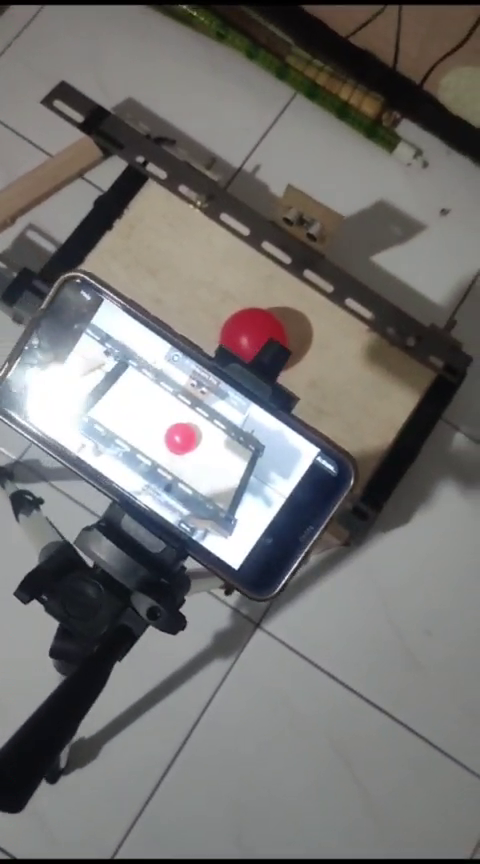
#> input picture frame 47 of video/input.mp4, 480 x 864 px, given in place of Video WhatsApp 2023-11-29 pukul 22.11.52_59fe4796.mp4, which was not available
$ python zoom_video.py
#> lines starting #> are read from the running program, lines starting #| are printed output that depends on the picture
import cv2
import numpy as np

def zoom_in_video(input_video_path, output_video_path, zoom_scale=2.0):
    # Open the video file
#> called with output_video_path = 'video/output.mp4', zoom_scale = 2
    video = cv2.VideoCapture(input_video_path)

    # Get the original video's width, height, and frames per second (fps)
    width = int(video.get(cv2.CAP_PROP_FRAME_WIDTH))
    height = int(video.get(cv2.CAP_PROP_FRAME_HEIGHT))
    fps = video.get(cv2.CAP_PROP_FPS)

    # Define the codec and create a VideoWriter object
    fourcc = cv2.VideoWriter_fourcc(*'mp4v')
    out = cv2.VideoWriter(output_video_path, fourcc, fps, (width, height))

    while(video.isOpened()):
        ret, frame = video.read()
#> frame is the input picture: shape (864, 480, 3); mean B, G, R 114.5, 115.8, 117.3
        if ret:
            # Get the size of the image
            h, w, _ = frame.shape
#> h = 864; w = 480

            # Define the zoomed frame
            zoomed_frame = cv2.resize(frame, None, fx=zoom_scale, fy=zoom_scale)

            # Get the size of the zoomed image
            zh, zw, _ = zoomed_frame.shape
#> zh = 1728; zw = 960

            # Define the region of interest in the zoomed image
            roi = zoomed_frame[int((zh-h)/2):int((zh+h)/2), int((zw-w)/2):int((zw+w)/2)]
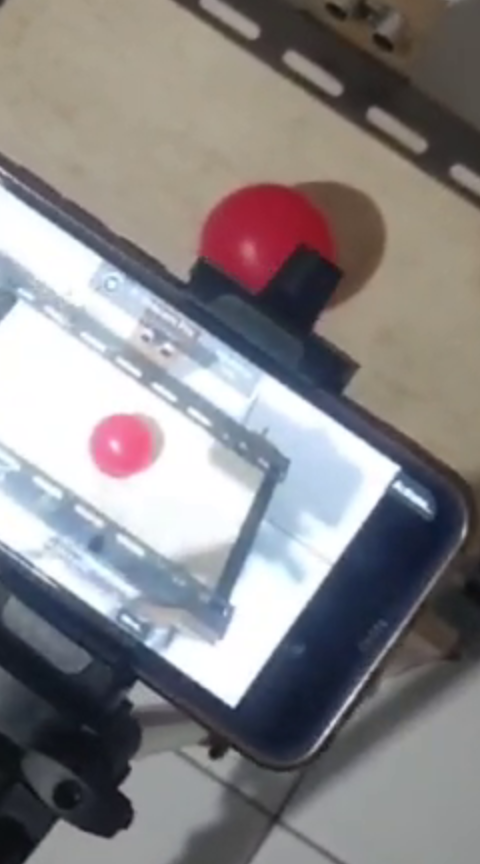
#> roi: shape (864, 480, 3); mean B, G, R 134.8, 133.1, 136.2

            # Write the ROI to the output file
            out.write(roi)
        else:
            break

    # Release everything when done
    video.release()
    out.release()
    cv2.destroyAllWindows()

# Use the function
zoom_in_video('video\Video WhatsApp 2023-11-29 pukul 22.11.52_59fe4796.mp4', 'video/output.mp4')

$ run again, starting later in the video
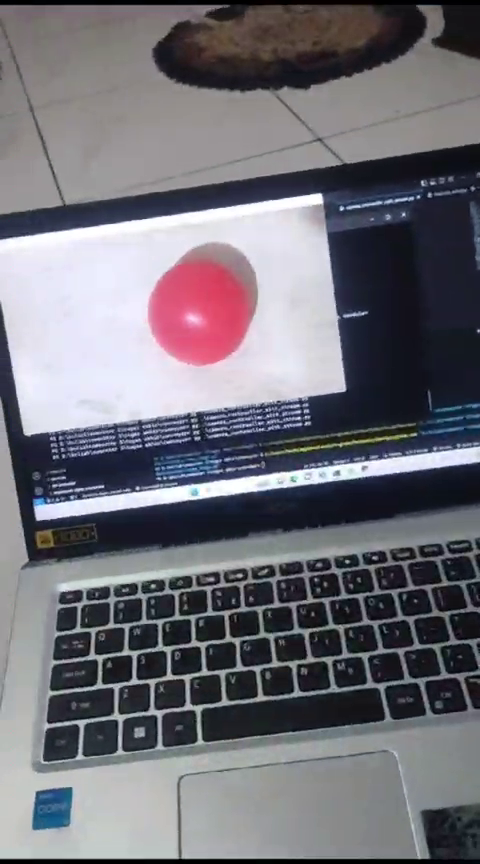
#> input picture frame 213 of video/input.mp4, 480 x 864 px, given in place of Video WhatsApp 2023-11-29 pukul 22.11.52_59fe4796.mp4, which was not available
#> in zoom_in_video, frame is the input picture: shape (864, 480, 3); mean B, G, R 118.2, 110.5, 111.9
#> in zoom_in_video, `roi = zoomed_frame[int((zh-h)/2):int((zh+h)/2), int((zw-w)/2):int((zw+..`:
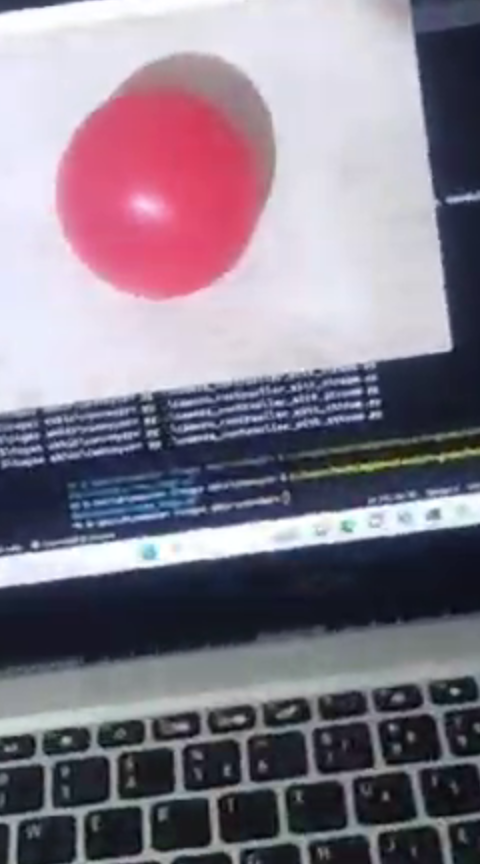
#> roi: shape (864, 480, 3); mean B, G, R 137.3, 123.7, 132.4

$ run again, starting later in the video
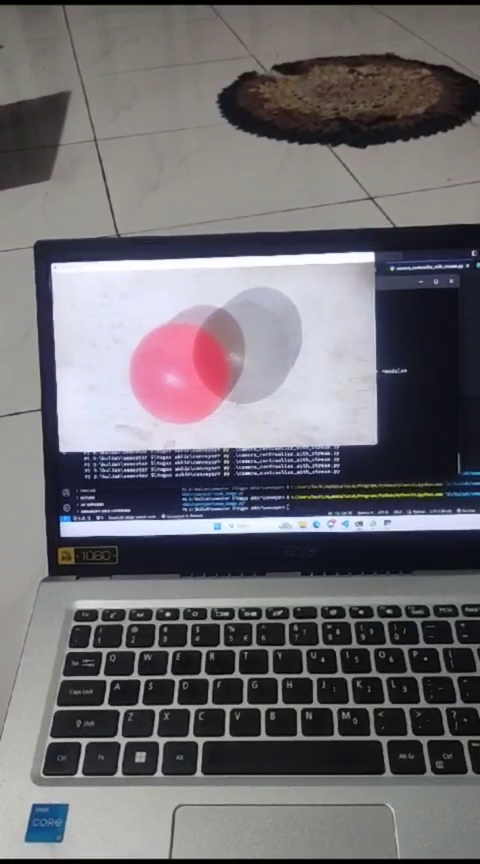
#> input picture frame 379 of video/input.mp4, 480 x 864 px, given in place of Video WhatsApp 2023-11-29 pukul 22.11.52_59fe4796.mp4, which was not available
#> in zoom_in_video, frame is the input picture: shape (864, 480, 3); mean B, G, R 112.4, 107.4, 110.2
#> in zoom_in_video, `roi = zoomed_frame[int((zh-h)/2):int((zh+h)/2), int((zw-w)/2):int((zw+..`:
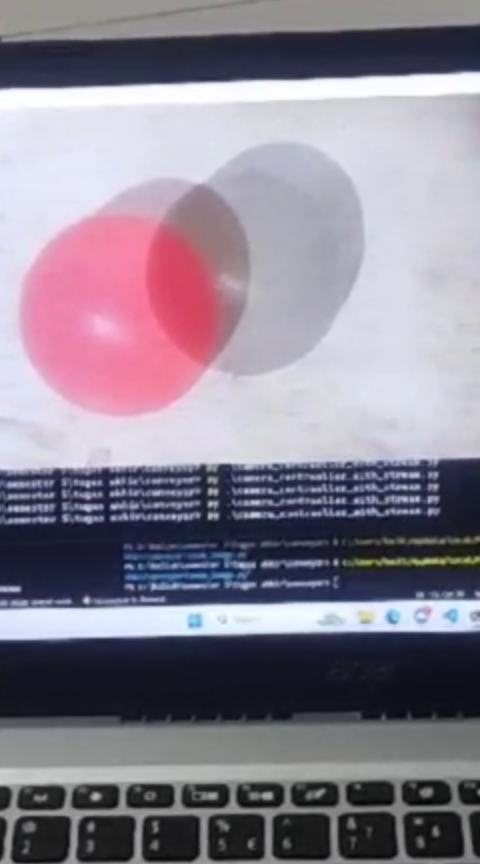
#> roi: shape (864, 480, 3); mean B, G, R 144.7, 130.4, 137.9
